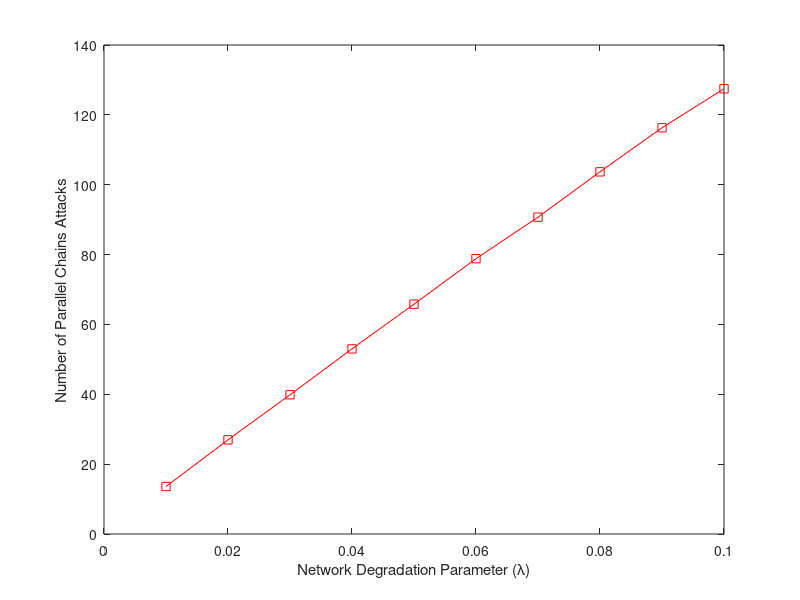

This chart was generated by the following MATLAB code:
clc
clear all
close all

load('matlabAdverserial.mat')
lambda = 1e-2 * [1:10];
plot(lambda,numConflictingBlocksAttacks(1:10),'-rs')
xlabel('Network Degradation Parameter (\lambda)')
ylabel('Number of Parallel Chains Attacks')